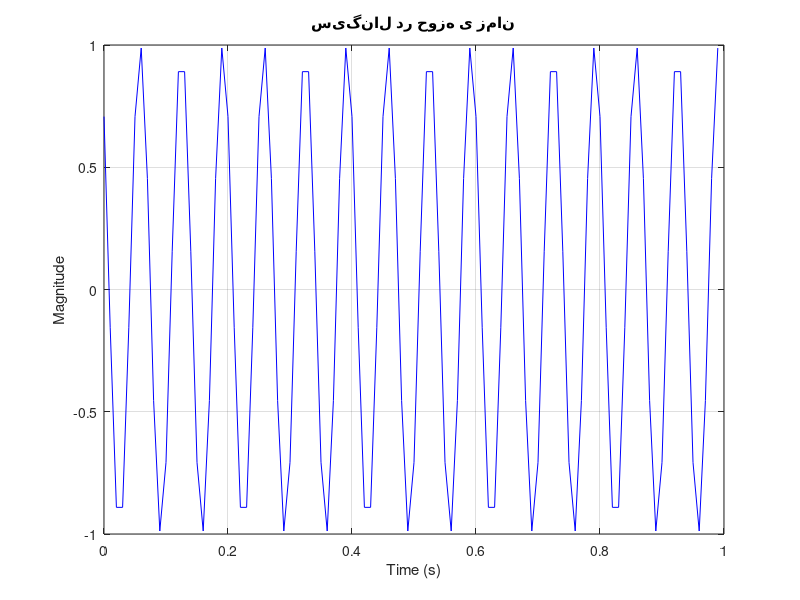
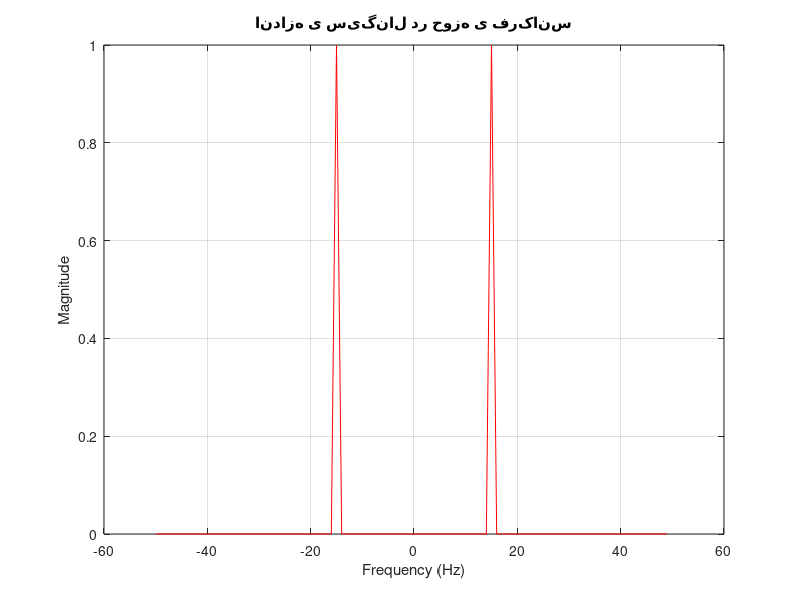
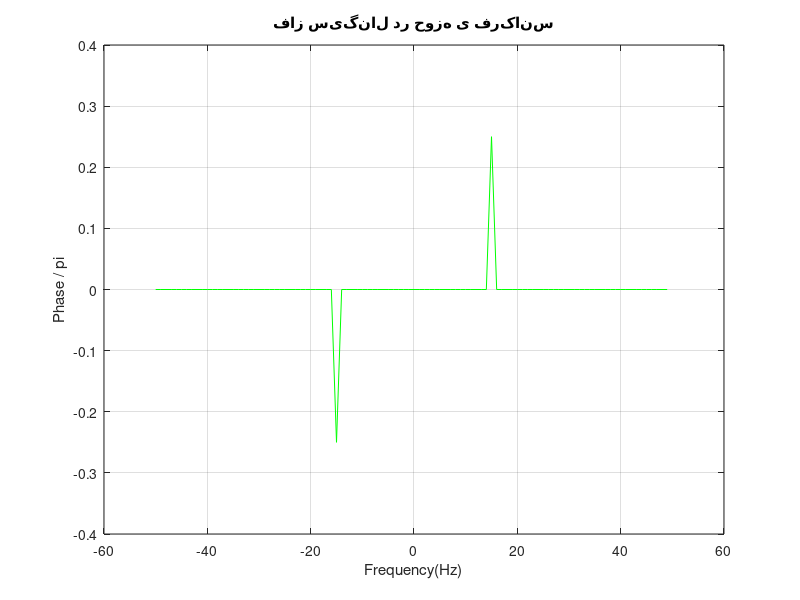

The MATLAB source for these figures, in order:
%% Part 0: پاکسازی محیط
close all;
clc;
clear; 

%% Part 1: الف
fs = 100;
ts = 1 / fs;

t_start = 0; 
t_end = 1; 
t = t_start : ts : (t_end - ts);

x2=cos(30*pi*t + pi/4);

% رسم سیگنال در حوزه زمان
figure;
plot(t, x2, 'b', 'LineWidth', 0.5); 
grid on; 
xlabel('Time (s)'); 
ylabel('Magnitude');
title('سیگنال در حوزه ی زمان', 'FontWeight', 'bold'); 

%% Part 2: ب

y1 = fftshift(fft(x2));
out = y1 / max(abs(y1)); % تبدیل فوریه نرمالشده (دامنه مقیاس شده به 1)

N = length(t); % تعداد کل نمونهها
% روش دوم تعریف N
% T = (t_end - t_start);
% N = T/ts;

f = -fs/2 : fs/N : fs/2 - fs/N; % بردار فرکانسی

figure;
plot(f, abs(out), 'r', 'LineWidth', 0.5); 
grid on; 
xlabel('Frequency (Hz)');
ylabel('Magnitude');
title('اندازه ی سیگنال در حوزه ی فرکانس', 'FontWeight', 'bold');

%% Part 3: ج
to1=1e-6;
out(abs(out)<to1)=0;
theta=angle(out);
figure
plot(f,theta/pi, 'g', 'LineWidth', 0.5)
grid on; 
xlabel('Frequency(Hz)')
ylabel('Phase / pi')
title('فاز سیگنال در حوزه ی فرکانس', 'FontWeight', 'bold');
